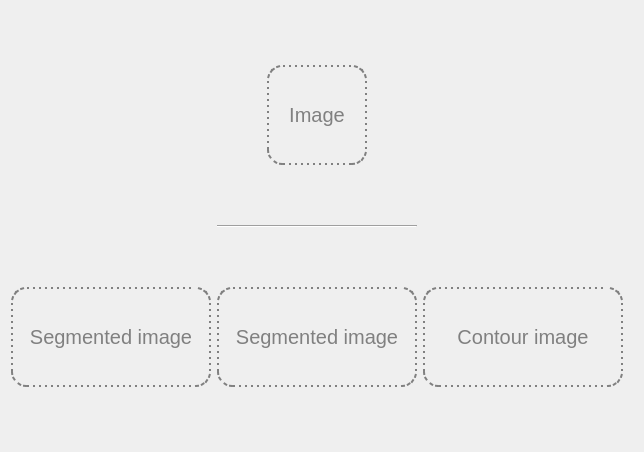
<?xml version="1.0" encoding="UTF-8"?>
<ui version="4.0">
 <class>Tab</class>
 <widget class="QWidget" name="Tab">
  <property name="geometry">
   <rect>
    <x>0</x>
    <y>0</y>
    <width>644</width>
    <height>452</height>
   </rect>
  </property>
  <property name="windowTitle">
   <string>Form</string>
  </property>
  <layout class="QGridLayout" name="gridLayout">
   <item row="8" column="0">
    <spacer name="horizontalSpacer_3">
     <property name="orientation">
      <enum>Qt::Horizontal</enum>
     </property>
     <property name="sizeHint" stdset="0">
      <size>
       <width>100</width>
       <height>97</height>
      </size>
     </property>
    </spacer>
   </item>
   <item row="6" column="2">
    <spacer name="verticalSpacer_4">
     <property name="orientation">
      <enum>Qt::Vertical</enum>
     </property>
     <property name="sizeHint" stdset="0">
      <size>
       <width>20</width>
       <height>40</height>
      </size>
     </property>
    </spacer>
   </item>
   <item row="2" column="0">
    <spacer name="horizontalSpacer">
     <property name="orientation">
      <enum>Qt::Horizontal</enum>
     </property>
     <property name="sizeHint" stdset="0">
      <size>
       <width>40</width>
       <height>20</height>
      </size>
     </property>
    </spacer>
   </item>
   <item row="0" column="2">
    <spacer name="verticalSpacer_2">
     <property name="orientation">
      <enum>Qt::Vertical</enum>
     </property>
     <property name="sizeHint" stdset="0">
      <size>
       <width>20</width>
       <height>28</height>
      </size>
     </property>
    </spacer>
   </item>
   <item row="8" column="5">
    <spacer name="horizontalSpacer_4">
     <property name="orientation">
      <enum>Qt::Horizontal</enum>
     </property>
     <property name="sizeHint" stdset="0">
      <size>
       <width>131</width>
       <height>20</height>
      </size>
     </property>
    </spacer>
   </item>
   <item row="8" column="3">
    <widget class="QLabel" name="label_cont">
     <property name="minimumSize">
      <size>
       <width>200</width>
       <height>100</height>
      </size>
     </property>
     <property name="font">
      <font>
       <pointsize>15</pointsize>
      </font>
     </property>
     <property name="autoFillBackground">
      <bool>false</bool>
     </property>
     <property name="styleSheet">
      <string notr="true">border-style: dotted; 
border-color: grey;
border-width: 1.5px;
border-radius: 15px;
color: grey;</string>
     </property>
     <property name="text">
      <string>Contour image</string>
     </property>
     <property name="alignment">
      <set>Qt::AlignCenter</set>
     </property>
    </widget>
   </item>
   <item row="8" column="2" alignment="Qt::AlignHCenter">
    <widget class="QLabel" name="label_seg">
     <property name="minimumSize">
      <size>
       <width>200</width>
       <height>100</height>
      </size>
     </property>
     <property name="maximumSize">
      <size>
       <width>200</width>
       <height>16777215</height>
      </size>
     </property>
     <property name="font">
      <font>
       <pointsize>15</pointsize>
      </font>
     </property>
     <property name="autoFillBackground">
      <bool>false</bool>
     </property>
     <property name="styleSheet">
      <string notr="true">border-style: dotted; 
border-color: grey;
border-width: 1.5px;
border-radius: 15px;
color: grey;</string>
     </property>
     <property name="text">
      <string>Segmented image</string>
     </property>
     <property name="alignment">
      <set>Qt::AlignCenter</set>
     </property>
    </widget>
   </item>
   <item row="8" column="1">
    <widget class="QLabel" name="label_seg_1">
     <property name="minimumSize">
      <size>
       <width>200</width>
       <height>100</height>
      </size>
     </property>
     <property name="font">
      <font>
       <pointsize>15</pointsize>
      </font>
     </property>
     <property name="autoFillBackground">
      <bool>false</bool>
     </property>
     <property name="styleSheet">
      <string notr="true">border-style: dotted; 
border-color: grey;
border-width: 1.5px;
border-radius: 15px;
color: grey;</string>
     </property>
     <property name="text">
      <string>Segmented image</string>
     </property>
     <property name="alignment">
      <set>Qt::AlignCenter</set>
     </property>
    </widget>
   </item>
   <item row="9" column="2">
    <spacer name="verticalSpacer_3">
     <property name="orientation">
      <enum>Qt::Vertical</enum>
     </property>
     <property name="sizeHint" stdset="0">
      <size>
       <width>20</width>
       <height>28</height>
      </size>
     </property>
    </spacer>
   </item>
   <item row="3" column="2">
    <spacer name="verticalSpacer">
     <property name="orientation">
      <enum>Qt::Vertical</enum>
     </property>
     <property name="sizeHint" stdset="0">
      <size>
       <width>20</width>
       <height>40</height>
      </size>
     </property>
    </spacer>
   </item>
   <item row="4" column="2">
    <widget class="Line" name="line">
     <property name="orientation">
      <enum>Qt::Horizontal</enum>
     </property>
    </widget>
   </item>
   <item row="2" column="2">
    <layout class="QHBoxLayout" name="horizontalLayout">
     <property name="spacing">
      <number>0</number>
     </property>
     <property name="sizeConstraint">
      <enum>QLayout::SetMinimumSize</enum>
     </property>
     <item>
      <widget class="QLabel" name="label_image">
       <property name="enabled">
        <bool>true</bool>
       </property>
       <property name="sizePolicy">
        <sizepolicy hsizetype="MinimumExpanding" vsizetype="Preferred">
         <horstretch>0</horstretch>
         <verstretch>0</verstretch>
        </sizepolicy>
       </property>
       <property name="minimumSize">
        <size>
         <width>100</width>
         <height>100</height>
        </size>
       </property>
       <property name="maximumSize">
        <size>
         <width>100</width>
         <height>16777215</height>
        </size>
       </property>
       <property name="font">
        <font>
         <pointsize>15</pointsize>
        </font>
       </property>
       <property name="autoFillBackground">
        <bool>false</bool>
       </property>
       <property name="styleSheet">
        <string notr="true">border-style: dotted; 
border-color: grey;
border-width: 1.5px;
border-radius: 15px;
color: grey;</string>
       </property>
       <property name="text">
        <string>Image</string>
       </property>
       <property name="alignment">
        <set>Qt::AlignCenter</set>
       </property>
      </widget>
     </item>
    </layout>
   </item>
   <item row="2" column="1">
    <spacer name="horizontalSpacer_2">
     <property name="orientation">
      <enum>Qt::Horizontal</enum>
     </property>
     <property name="sizeHint" stdset="0">
      <size>
       <width>40</width>
       <height>20</height>
      </size>
     </property>
    </spacer>
   </item>
   <item row="2" column="3">
    <spacer name="horizontalSpacer_5">
     <property name="orientation">
      <enum>Qt::Horizontal</enum>
     </property>
     <property name="sizeHint" stdset="0">
      <size>
       <width>40</width>
       <height>20</height>
      </size>
     </property>
    </spacer>
   </item>
  </layout>
 </widget>
 <resources/>
 <connections/>
</ui>
